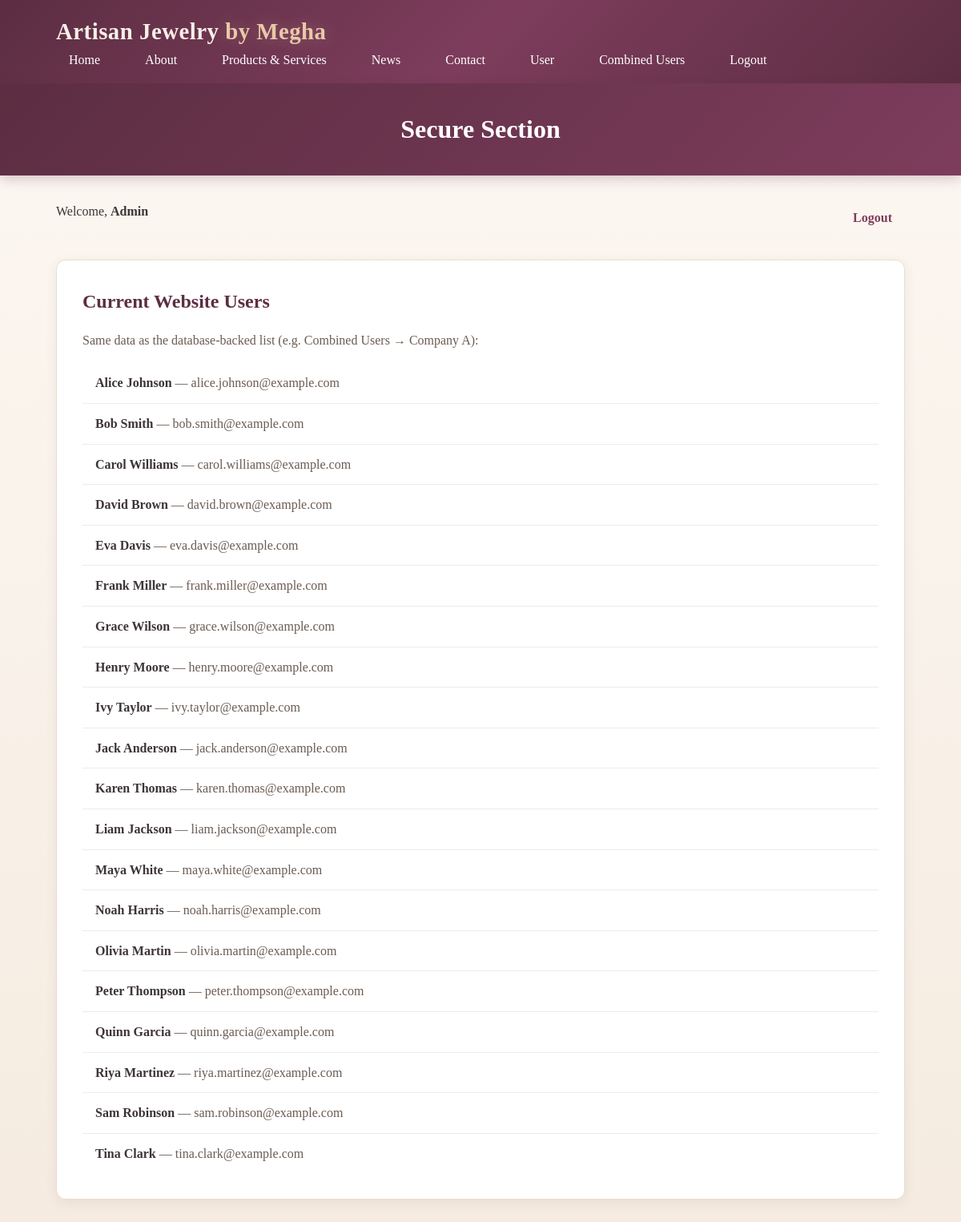
The page /secure.php (signed in) on the database its author committed.
### tables this page shows
CREATE TABLE IF NOT EXISTS users (
    id INT UNSIGNED AUTO_INCREMENT PRIMARY KEY,
    first_name VARCHAR(100) NOT NULL,
    last_name VARCHAR(100) NOT NULL,
    email VARCHAR(255) NOT NULL,
    home_address VARCHAR(255) NOT NULL,
    home_phone VARCHAR(20) NOT NULL,
    cell_phone VARCHAR(20) NOT NULL,
    created_at TIMESTAMP NOT NULL DEFAULT CURRENT_TIMESTAMP,
    updated_at TIMESTAMP NOT NULL DEFAULT CURRENT_TIMESTAMP ON UPDATE CURRENT_TIMESTAMP,
    CONSTRAINT uq_users_email UNIQUE (email),
    CONSTRAINT chk_users_home_phone_len CHECK (CHAR_LENGTH(home_phone) >= 7),
    CONSTRAINT chk_users_cell_phone_len CHECK (CHAR_LENGTH(cell_phone) >= 7)
);

### secure.php (the view, shortened to what this page needs)
<?php
require_once __DIR__ . '/db.php';
$websiteUsers = [];
$result         = $conn->query("SELECT id, CONCAT(first_name, ' ', last_name) AS name, email FROM users ORDER BY id ASC");
if ($result) {
    while ($row = $result->fetch_assoc()) {
        $websiteUsers[] = $row;
    }
} else {
    $dbListError = 'Could not load users from the database.';
}
?>
<!DOCTYPE html>
<html lang="en">
<head>
    <link rel="stylesheet" href="css/style.css">
</head>
<body>
    <header>
        <div class="container">
            <div class="logo">Artisan Jewelry <span>by Megha</span></div>
            <nav>
                <ul>
                    <li><a href="index.html">Home</a></li>
                    <li><a href="about.html">About</a></li>
                    <li><a href="products.html">Products & Services</a></li>
                    <li><a href="news.html">News</a></li>
                    <li><a href="contact.php">Contact</a></li>
                    <li><a href="user.php">User</a></li>
                    <li><a href="combined_users.php">Combined Users</a></li>
                    <li><a href="logout.php">Logout</a></li>
                </ul>
            </nav>
        </div>
    </header>
    <section class="page-title">
        <div class="container">
            <h1>Secure Section</h1>
        </div>
    </section>
    <main>
        <div class="container">
            <div class="admin-bar">
                <p>Welcome, <strong><?php echo htmlspecialchars($_SESSION['user_id'] ?? 'Admin', ENT_QUOTES, 'UTF-8'); ?></strong></p>
                <a href="logout.php" class="logout-link">Logout</a>
            </div>
            <div class="user-list">
                <h2>Current Website Users</h2>
                <p style="margin-bottom: 1rem; color: #6b5b52;">Same data as the database-backed list (e.g. Combined Users → Company A):</p>
                <?php if (!empty($dbListError)): ?>
                    <p class="error" style="color: #b00020;"><?php echo htmlspecialchars($dbListError, ENT_QUOTES, 'UTF-8'); ?></p>
                <?php elseif (empty($websiteUsers)): ?>
                    <p style="color: #6b5b52;">No users in the <code>users</code> table yet.</p>
                <?php else: ?>
                <ul>
                    <?php foreach ($websiteUsers as $u): ?>
                        <li>
                            <strong><?php echo htmlspecialchars($u['name'] ?? '', ENT_QUOTES, 'UTF-8'); ?></strong>
                            <?php if (!empty($u['email'])): ?>
                                <span style="color: #6b5b52;"> — <?php echo htmlspecialchars($u['email'], ENT_QUOTES, 'UTF-8'); ?></span>
                            <?php endif; ?>
                        </li>
                    <?php endforeach; ?>
                </ul>
                <?php endif; ?>
            </div>
        </div>
    </main>
</body>
</html>

### css/style.css (style rules this page uses)
* { margin: 0; padding: 0; box-sizing: border-box; }
body { font-family: 'Cormorant Garamond', 'Georgia', serif; line-height: 1.6; color: #3d3535; background: linear-gradient(180deg, #fdf8f3 0%, #f5ebe0 100%); }
.container { max-width: 1100px; margin: 0 auto; padding: 0 20px; }
header { background: linear-gradient(135deg, #5c2e42 0%, #7d3c5c 50%, #5c2e42 100%); color: #fff; padding: 1rem 0; box-shadow: 0 4px 20px rgba(92, 46, 66, 0.3); }
header .container { display: flex; justify-content: space-between; align-items: center; flex-wrap: wrap; }
.logo { font-size: 1.8rem; font-weight: 600; color: #f8efe8; letter-spacing: 0.5px; }
.logo span { color: #e8c9a8; text-shadow: 0 0 20px rgba(232, 201, 168, 0.3); }
nav ul { list-style: none; display: flex; gap: 1.5rem; }
nav a { color: #fff; text-decoration: none; padding: 0.5rem 1rem; border-radius: 6px; transition: all 0.3s ease; }
.page-title { background: linear-gradient(135deg, #5c2e42 0%, #7d3c5c 100%); color: #fff; padding: 2rem 0; text-align: center; box-shadow: 0 4px 15px rgba(92, 46, 66, 0.25); }
.page-title h1 { font-size: 2rem; }
main { padding: 2rem 0; min-height: 400px; }
main h2 { color: #5c2e42; margin-bottom: 1rem; font-size: 1.5rem; }
main p { margin-bottom: 1rem; }
main a { color: #7d3c5c; text-decoration: none; font-weight: 600; transition: color 0.2s; }

### secure.php (style rules this page uses)
.user-list { background: #fff; border: 1px solid #e8ddd2; border-radius: 12px; padding: 2rem; margin: 2rem 0; box-shadow: 0 4px 15px rgba(92, 46, 66, 0.08); }
.user-list h2 { color: #5c2e42; margin-bottom: 1rem; }
.user-list ul { list-style: none; }
.user-list li { padding: 0.75rem 1rem; border-bottom: 1px solid #f0ebe5; color: #3d3535; }
.user-list li:last-child { border-bottom: none; }
.admin-bar { display: flex; justify-content: space-between; align-items: center; margin-bottom: 1rem; }
.logout-link { color: #7d3c5c; font-weight: 600; text-decoration: none; padding: 0.5rem 1rem; border-radius: 6px; }

### rows shown on the page
users: name "Alice Johnson", email "alice.johnson@example.com"
users: name "Bob Smith", email "bob.smith@example.com"
users: name "Carol Williams", email "carol.williams@example.com"
users: name "David Brown", email "david.brown@example.com"
users: name "Eva Davis", email "eva.davis@example.com"
users: name "Frank Miller", email "frank.miller@example.com"
users: name "Grace Wilson", email "grace.wilson@example.com"
users: name "Henry Moore", email "henry.moore@example.com"
users: name "Ivy Taylor", email "ivy.taylor@example.com"
users: name "Jack Anderson", email "jack.anderson@example.com"
users: name "Karen Thomas", email "karen.thomas@example.com"
users: name "Liam Jackson", email "liam.jackson@example.com"
users: name "Maya White", email "maya.white@example.com"
users: name "Noah Harris", email "noah.harris@example.com"
users: name "Olivia Martin", email "olivia.martin@example.com"
users: name "Peter Thompson", email "peter.thompson@example.com"
users: name "Quinn Garcia", email "quinn.garcia@example.com"
users: name "Riya Martinez", email "riya.martinez@example.com"
users: name "Sam Robinson", email "sam.robinson@example.com"
users: name "Tina Clark", email "tina.clark@example.com"

### other values the page prints
$_SESSION['user_id'] "Admin"
